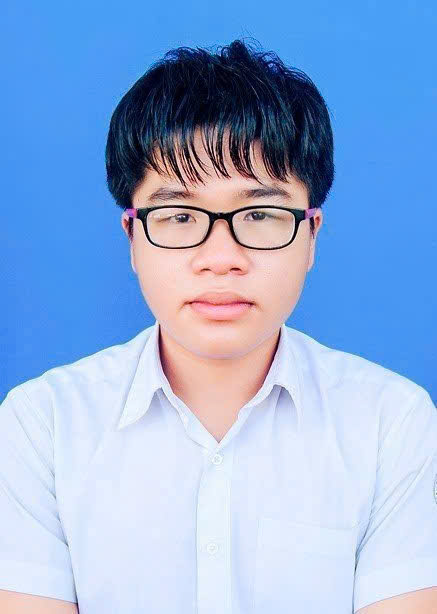
#> input picture dataset_liveness/real/img.jpg, 437 x 614 px; its folder holds only this picture in this run
$ python preprocess_liveness.py
#> lines starting #> are read from the running program, lines starting #| are printed output that depends on the picture
### face_detector.py
import cv2
import numpy as np

# Load bộ nhận diện khuôn mặt Haar Cascade
face_cascade = cv2.CascadeClassifier(
    cv2.data.haarcascades + "haarcascade_frontalface_default.xml"
)


def detect_and_crop(image_path):
    # Đọc ảnh
    img = cv2.imread(image_path)

    if img is None:
        raise FileNotFoundError(f"Không đọc được ảnh: {image_path}")

    # Resize ảnh lớn xuống max 800px để Haar Cascade chạy nhanh hơn
    MAX_DIM = 800
    h_orig, w_orig = img.shape[:2]
    scale = 1.0
    if max(h_orig, w_orig) > MAX_DIM:
        scale = MAX_DIM / max(h_orig, w_orig)
        img_small = cv2.resize(img, (int(w_orig * scale), int(h_orig * scale)))
    else:
        img_small = img

    # Chuyển sang ảnh xám để tăng tốc độ detect
    gray = cv2.cvtColor(img_small, cv2.COLOR_BGR2GRAY)

    faces = face_cascade.detectMultiScale(
        gray,
        # Tăng độ nhạy (sensitive) để dễ nhận diện hơn (giống như trong app.py)
        scaleFactor=1.05,
        minNeighbors=3,
        minSize=(30, 30)
    )

    # Không tìm thấy khuôn mặt
    if len(faces) == 0:
        return None, img

    # Lấy khuôn mặt đầu tiên và scale tọa độ về ảnh gốc
    x, y, w, h = faces[0]
    if scale != 1.0:
        x = int(x / scale)
        y = int(y / scale)
        w = int(w / scale)
        h = int(h / scale)

    # Cắt khuôn mặt từ ảnh gốc (chất lượng cao hơn)
    face_roi = img[y:y + h, x:x + w]

    # Resize về kích thước chuẩn
    face_resized = cv2.resize(face_roi, (64, 64))

    return face_resized, img


# [20 lines that do not run on import are left out]

### hog_extractor.py
import cv2
import numpy as np

"""
Thông số HOG

_WinSize      : Kích thước cửa sổ đầu vào.
                Dùng 64x64 vì khuôn mặt gần vuông.

_BlockSize    : Mỗi block gồm 2x2 cells (16x16 pixel),
                dùng để normalize độ sáng.

_BlockStride  : Block dịch chuyển 8 pixel mỗi lần,
                giúp các block chồng lấp 50%.

_CellSize     : Mỗi cell 8x8 pixel.

_nbins         : 9 hướng gradient (0° - 180°),
                mỗi bin tương ứng 20°.
"""

def create_hog():
    hog = cv2.HOGDescriptor(
        _winSize=(64, 64),
        _blockSize=(16, 16),
        _blockStride=(8, 8),
        _cellSize=(8, 8),
        _nbins=9
    )
    return hog


# Khởi tạo HOG chỉ một lần
hog = create_hog()


def extract_hog(face_img):
    """
    Trích xuất đặc trưng HOG từ ảnh khuôn mặt.

    Parameters
    ----------
    face_img : numpy.ndarray
        Ảnh BGR đầu vào.

    Returns
    -------
    numpy.ndarray
        Vector HOG dạng 1 chiều.
    """

    if face_img is None:
        raise ValueError("Ảnh đầu vào bị None.")

    # Resize về đúng kích thước nếu cần
    if face_img.shape[:2] != (64, 64):
        face_img = cv2.resize(face_img, (64, 64))

    # Chuyển sang grayscale
    gray = cv2.cvtColor(face_img, cv2.COLOR_BGR2GRAY)

    # Tính đặc trưng HOG
    hog_vector = hog.compute(gray)

    # Trả về vector 1 chiều
    return hog_vector.flatten()


# ===========================
# Test
# ===========================
# [14 lines that do not run on import are left out]

### preprocess_liveness.py
"""
Train liveness model (real vs fake).
Cách tiếp cận tối ưu:
- Detect & crop khuôn mặt từ ảnh THẬT
- Tạo fake bằng cách biến đổi trực tiếp trên FACE CROP (không cần detect lại)
- Augment để cân bằng dữ liệu
"""
import cv2
import numpy as np
import os
import joblib
from sklearn.svm import LinearSVC
from sklearn.model_selection import train_test_split
from sklearn.metrics import classification_report
from face_detector import detect_and_crop
from hog_extractor import extract_hog

REAL_DIR = "dataset_liveness/real"


def make_fake_variants(face):
    """Tạo các biến thể fake từ face crop thật."""
    fakes = []

    # 1. Giả lập ảnh in giấy (printed)
    printed = cv2.convertScaleAbs(face, alpha=0.75, beta=30)
    noise = np.random.normal(0, 12, printed.shape).astype(np.int16)
    printed = np.clip(printed.astype(np.int16) + noise, 0, 255).astype(np.uint8)
    printed = cv2.GaussianBlur(printed, (3, 3), 0.8)
    fakes.append(printed)

    # 2. Giả lập màn hình (screen replay)
    encode_param = [int(cv2.IMWRITE_JPEG_QUALITY), 55]
    _, buf = cv2.imencode(".jpg", face, encode_param)
    screen = cv2.imdecode(buf, cv2.IMREAD_COLOR)
    screen = cv2.convertScaleAbs(screen, alpha=1.1, beta=10)
    moire = np.zeros_like(screen)
    moire[::2, :] = 8
    screen = np.clip(screen.astype(np.int16) + moire, 0, 255).astype(np.uint8)
    fakes.append(screen)

    # 3. Giả lập ảnh nghiêng/cong (warped)
    h, w = face.shape[:2]
    src = np.float32([[0, 0], [w, 0], [0, h], [w, h]])
    off = w * 0.07
    dst = np.float32([[off, off], [w - off*0.5, off*0.5],
                      [off*0.5, h - off*0.5], [w - off, h - off]])
    M = cv2.getPerspectiveTransform(src, dst)
    warped = cv2.warpPerspective(face, M, (w, h))
    fakes.append(warped)

    return fakes  # 3 biến thể fake


def augment_face(face):
    """Augment ảnh thật: lật + xoay."""
    variants = [face, cv2.flip(face, 1)]
    h, w = face.shape[:2]
    center = (w // 2, h // 2)
    for angle in [-10, 10]:
        M = cv2.getRotationMatrix2D(center, angle, 1.0)
        variants.append(cv2.warpAffine(face, M, (w, h)))
    return variants  # 4 biến thể


def load_liveness_dataset():
    X_real, X_fake = [], []

    real_files = [f for f in os.listdir(REAL_DIR)
                  if f.lower().endswith((".jpg", ".jpeg", ".png"))]

    print(f"Đang detect khuôn mặt trong {len(real_files)} ảnh thật...\n")

    detected = 0
    for filename in real_files:
        img_path = os.path.join(REAL_DIR, filename)
        face, _ = detect_and_crop(img_path)
#> in detect_and_crop, img is the input picture: shape (614, 437, 3); mean B, G, R 218.3, 175.6, 146.8
#> in detect_and_crop, `gray = cv2.cvtColor(img_small, cv2.COLOR_BGR2GRAY)`:
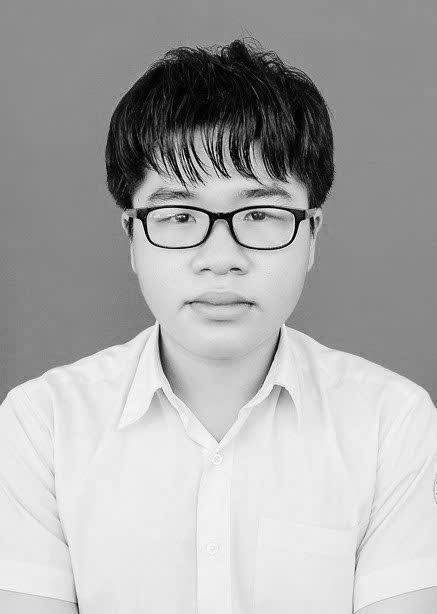
#> gray: shape (614, 437); min 0, max 254, mean 171.8
#> in detect_and_crop, `faces = face_cascade.detectMultiScale( gray,`: faces = [[101, 121, 245, 245]]
#> in detect_and_crop, `x, y, w, h = faces[0]`: x = 101; y = 121; w = 245
#> in detect_and_crop, `face_resized = cv2.resize(face_roi, (64, 64))`:
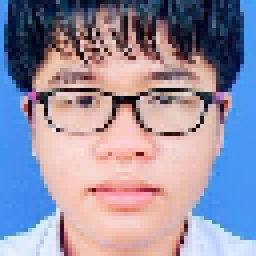
#> face_resized: shape (64, 64, 3) (shown 4 times larger); mean B, G, R 163.6, 143.3, 149.6

        if face is None:
            print(f"  Bỏ qua (không detect được mặt): {filename}")
            continue

        detected += 1

        # Ảnh THẬT: gốc + augment
        for real_face in augment_face(face):
#> in augment_face, `h, w = face.shape[:2]`: h = 64
#> in augment_face, `center = (w // 2, h // 2)`: center = (32, 32)
            X_real.append(extract_hog(real_face))

        # Ảnh GIẢ: tạo từ face crop
        for fake_face in make_fake_variants(face):
            X_fake.append(extract_hog(fake_face))
            # Augment fake thêm 1 lần lật để tăng số lượng
            X_fake.append(extract_hog(cv2.flip(fake_face, 1)))

    print(f"Detect thành công: {detected}/{len(real_files)} ảnh")
    print(f"Samples real: {len(X_real)} | Samples fake: {len(X_fake)}")

    X = np.array(X_real + X_fake)
    y = np.array(["real"] * len(X_real) + ["fake"] * len(X_fake))
    return X, y


def train_liveness():
    print("=== BẮT ĐẦU TRAIN MODEL LIVENESS ===\n")

    X, y = load_liveness_dataset()
#> the loop in load_liveness_dataset, `for real_face in augment_face(face):` made 4 passes
#> after the loop in load_liveness_dataset, `for real_face in augment_face(face):`: X_real = 4 items
#> in make_fake_variants, `printed = cv2.GaussianBlur(printed, (3, 3), 0.8)`:
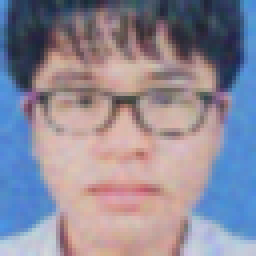
#> printed: shape (64, 64, 3) (shown 4 times larger); mean B, G, R 152.3, 137.2, 142.2
#> in make_fake_variants, `_, buf = cv2.imencode(".jpg", face, encode_param)`: buf = 1682 values, max 255 at index 0, min 0 at index 4, mean 113.6
#> in make_fake_variants, `screen = cv2.convertScaleAbs(screen, alpha=1.1, beta=10)`:
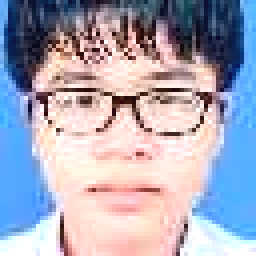
#> screen: shape (64, 64, 3) (shown 4 times larger); mean B, G, R 185.5, 167.5, 167.7
#> in make_fake_variants, `warped = cv2.warpPerspective(face, M, (w, h))`:
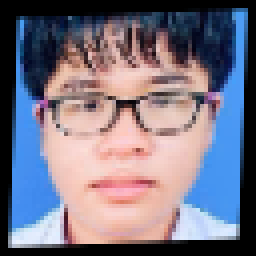
#> warped: shape (64, 64, 3) (shown 4 times larger); mean B, G, R 130.9, 114.7, 119.7
#> in extract_hog (call 5), `gray = cv2.cvtColor(face_img, cv2.COLOR_BGR2GRAY)`:
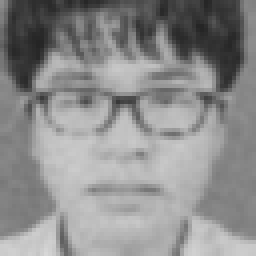
#> gray: shape (64, 64) (shown 4 times larger); min 37, max 215, mean 140.4
#> in extract_hog (call 5), `hog_vector = hog.compute(gray)`: hog_vector = 1764 values, max 0.356 at index 205, min 0.00295 at index 1533, mean 0.141
#> in extract_hog (call 6), `gray = cv2.cvtColor(face_img, cv2.COLOR_BGR2GRAY)`:
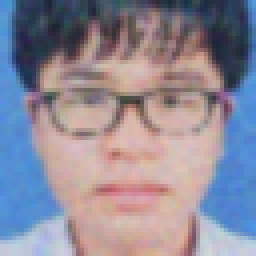
#> face_img: shape (64, 64, 3) (shown 4 times larger); mean B, G, R 152.3, 137.2, 142.2
#> in extract_hog (call 6), `hog_vector = hog.compute(gray)`: hog_vector = 1764 values, max 0.35 at index 169, min 0.00337 at index 5, mean 0.141
#| Samples real: 4 | Samples fake: 6

    if len(X) == 0:
        print("Không load được ảnh nào!")
        return

    unique = set(y)
#> unique = 2 items
    print(f"\nTổng samples: {len(X)}")
#| Tổng samples: 10
    print(f"Phân bố: { {l: list(y).count(l) for l in unique} }")
#| Phân bố: {'fake': 6, 'real': 4}

    X_train, X_test, y_train, y_test = train_test_split(
        X, y, test_size=0.2, random_state=42, stratify=y
    )
    print(f"Train: {len(X_train)} | Test: {len(X_test)}")
#| Train: 8 | Test: 2

    print("\n=== TRAIN SVM ===")
    model = LinearSVC(C=1.0, max_iter=3000, class_weight="balanced")
    model.fit(X_train, y_train)

    y_pred = model.predict(X_test)
    print("\n=== KẾT QUẢ ===")
    print(classification_report(y_test, y_pred, zero_division=0))
#|               precision    recall  f1-score   support
#|         fake       0.00      0.00      0.00       1.0
#|         real       0.00      0.00      0.00       1.0
#|     accuracy                           0.00       2.0
#|    macro avg       0.00      0.00      0.00       2.0
#| weighted avg       0.00      0.00      0.00       2.0

    os.makedirs("models", exist_ok=True)
    joblib.dump(model, "models/model_liveness.pkl")
    print("Đã lưu model vào models/model_liveness.pkl")


if __name__ == "__main__":
    train_liveness()
